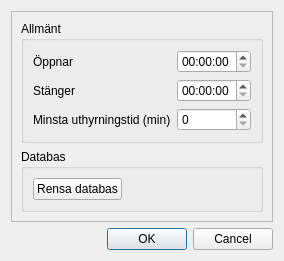
<?xml version="1.0" encoding="UTF-8"?>
<ui version="4.0">
 <class>Dialog_Settings</class>
 <widget class="QDialog" name="Dialog_Settings">
  <property name="geometry">
   <rect>
    <x>0</x>
    <y>0</y>
    <width>320</width>
    <height>269</height>
   </rect>
  </property>
  <property name="windowTitle">
   <string>Inställningar</string>
  </property>
  <property name="styleSheet">
   <string notr="true"/>
  </property>
  <layout class="QGridLayout" name="gridLayout" rowstretch="0,0">
   <property name="sizeConstraint">
    <enum>QLayout::SetFixedSize</enum>
   </property>
   <item row="1" column="1">
    <widget class="QDialogButtonBox" name="buttonBox">
     <property name="orientation">
      <enum>Qt::Horizontal</enum>
     </property>
     <property name="standardButtons">
      <set>QDialogButtonBox::Cancel|QDialogButtonBox::Ok</set>
     </property>
     <property name="centerButtons">
      <bool>false</bool>
     </property>
    </widget>
   </item>
   <item row="0" column="1">
    <widget class="QFrame" name="frame">
     <property name="styleSheet">
      <string notr="true"/>
     </property>
     <property name="frameShape">
      <enum>QFrame::StyledPanel</enum>
     </property>
     <property name="frameShadow">
      <enum>QFrame::Raised</enum>
     </property>
     <layout class="QGridLayout" name="gridLayout_2">
      <item row="0" column="0">
       <widget class="QGroupBox" name="groupBox">
        <property name="styleSheet">
         <string notr="true"/>
        </property>
        <property name="title">
         <string>Allmänt</string>
        </property>
        <layout class="QGridLayout" name="gridLayout_3">
         <item row="0" column="0">
          <widget class="QLabel" name="labelOpen">
           <property name="text">
            <string>Öppnar</string>
           </property>
          </widget>
         </item>
         <item row="0" column="1">
          <widget class="QTimeEdit" name="timeEditOpen"/>
         </item>
         <item row="1" column="0">
          <widget class="QLabel" name="labelClose">
           <property name="text">
            <string>Stänger</string>
           </property>
          </widget>
         </item>
         <item row="1" column="1">
          <widget class="QTimeEdit" name="timeEditClose"/>
         </item>
         <item row="2" column="0">
          <widget class="QLabel" name="labelMinRentTime">
           <property name="text">
            <string>Minsta uthyrningstid (min)</string>
           </property>
          </widget>
         </item>
         <item row="2" column="1">
          <widget class="QSpinBox" name="spinBoxMinRentTime"/>
         </item>
        </layout>
       </widget>
      </item>
      <item row="1" column="0">
       <widget class="QGroupBox" name="groupBoxDb">
        <property name="title">
         <string>Databas</string>
        </property>
        <layout class="QGridLayout" name="gridLayout_4">
         <item row="0" column="0">
          <widget class="QPushButton" name="pushButtonCleanDB">
           <property name="text">
            <string>Rensa databas</string>
           </property>
          </widget>
         </item>
         <item row="0" column="1">
          <spacer name="horizontalSpacer">
           <property name="orientation">
            <enum>Qt::Horizontal</enum>
           </property>
           <property name="sizeHint" stdset="0">
            <size>
             <width>40</width>
             <height>20</height>
            </size>
           </property>
          </spacer>
         </item>
        </layout>
       </widget>
      </item>
     </layout>
    </widget>
   </item>
  </layout>
 </widget>
 <tabstops>
  <tabstop>buttonBox</tabstop>
  <tabstop>timeEditOpen</tabstop>
  <tabstop>timeEditClose</tabstop>
  <tabstop>spinBoxMinRentTime</tabstop>
  <tabstop>pushButtonCleanDB</tabstop>
 </tabstops>
 <resources/>
 <connections>
  <connection>
   <sender>buttonBox</sender>
   <signal>accepted()</signal>
   <receiver>Dialog_Settings</receiver>
   <slot>accept()</slot>
   <hints>
    <hint type="sourcelabel">
     <x>248</x>
     <y>254</y>
    </hint>
    <hint type="destinationlabel">
     <x>157</x>
     <y>268</y>
    </hint>
   </hints>
  </connection>
  <connection>
   <sender>buttonBox</sender>
   <signal>rejected()</signal>
   <receiver>Dialog_Settings</receiver>
   <slot>reject()</slot>
   <hints>
    <hint type="sourcelabel">
     <x>310</x>
     <y>259</y>
    </hint>
    <hint type="destinationlabel">
     <x>286</x>
     <y>268</y>
    </hint>
   </hints>
  </connection>
 </connections>
</ui>
